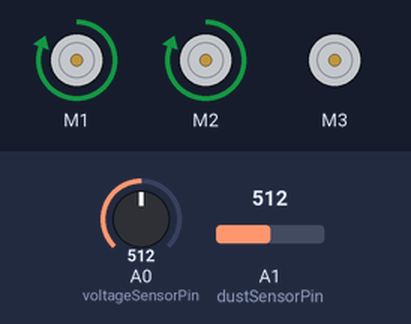
This sketch was run on a simulated Arduino Uno, built with avr-gcc and run on an emulated ATmega328P. Shown: 3 × DC motor (green arrow = forward, orange = backward, longer = faster). The test bench sets the inputs (shaded band); at power-on: A1 (dustSensorPin) = 512, A0 (voltageSensorPin) = 512.

Above: at 2.8 s.
2.9 s: A1 (dustSensorPin) set to 490
At 5.2 s:
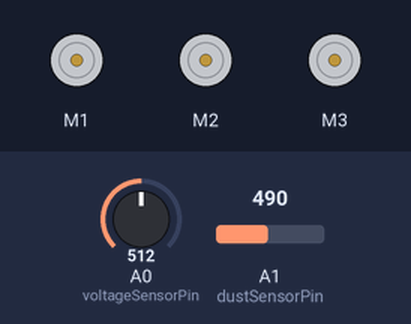
5.6 s: A1 (dustSensorPin) set to 510
At 7.2 s:
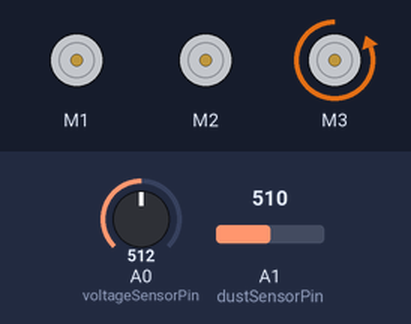
11.1 s: A1 (dustSensorPin) set to 306
At 12.2 s:
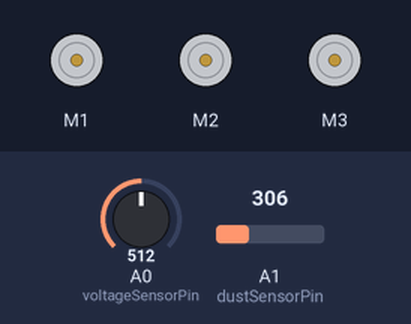
13.8 s: A1 (dustSensorPin) set to 511
At 14.6 s:
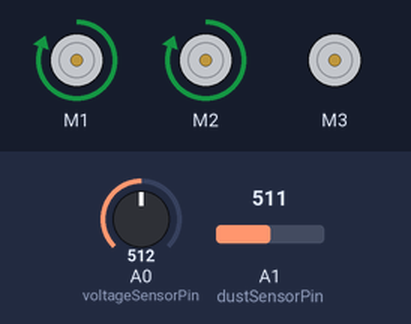
Timing chart, 0 to 20.3 s (numbered marks = the images above; inputs shaded):
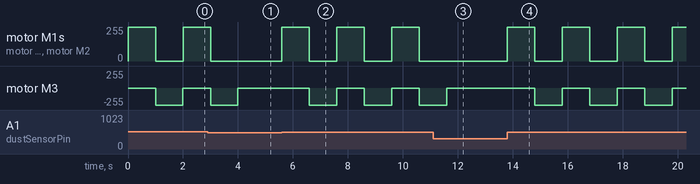

The sketch:

main_code.ino
```cpp
#include <AFMotor.h>

// Motor Driver Shield
AF_DCMotor motor1(1); // Motor 1 connected to M1 and M2 terminals
AF_DCMotor motor2(2); // Motor 2 connected to M3 and M4 terminals
AF_DCMotor motor3(3); // Motor 3 connected to M3 and M4 terminals

// Pins for Voltage Sensor and Dust Sensor
const int voltageSensorPin = A0;
const int dustSensorPin = A1;

// Threshold values for voltage and dust levels
const float voltageThreshold = 10.0; // Example threshold voltage in volts
const int dustThreshold = 500; // Example threshold dust level

// Function to read the voltage from the voltage sensor
float readVoltageSensor() {
  float voltage = analogRead(voltageSensorPin) * (5.0 / 1023.0);
  return voltage;
}

// Function to move the cleaner to the specific panel
void moveCleanerToPanel(int panelNumber) {
  int moveTime = panelNumber * 1000; // 1 second per panel
  motor1.setSpeed(255);
  motor2.setSpeed(255);
  motor1.run(FORWARD);
  motor2.run(FORWARD);
  delay(moveTime);
  motor1.run(RELEASE);
  motor2.run(RELEASE);
}

// Function to read the dust level from the dust sensor
int readDustSensor() {
  int dustLevel = analogRead(dustSensorPin);
  return dustLevel;
}

// Function to calculate the power required to move to the specific panel
float calculatePowerRequired(int panelNumber) {
  float powerRequiredPerPanel = 0.5; // Example power required per panel
  float totalPowerRequired = panelNumber * powerRequiredPerPanel;
  return totalPowerRequired;
}

// Function to clean the specific panel
void cleanSolarPanel(int panelNumber) {
  motor3.setSpeed(255);
  motor3.run(BACKWARD);
  delay(1000);
  motor3.run(RELEASE);
}

void setup() {
  // Setup code if any
}

void loop() {
  // Read voltage from sensor
  float voltage = readVoltageSensor();

  // Check if voltage is below threshold
  if (voltage < voltageThreshold) {
    // Read dust level from sensor
    int dustLevel = readDustSensor();

    // Check if dust level is above threshold
    if (dustLevel > dustThreshold) {
      // Calculate power required to reach the panel
      int panelNumber = 1; // Example panel number
      float powerRequired = calculatePowerRequired(panelNumber);

      // Calculate power loss due to dust
      float powerLoss = dustLevel * 0.1; // Example power loss calculation

      // Check if power loss is more than power required
      if (powerLoss > powerRequired) {
        // Move to the specific panel
        moveCleanerToPanel(panelNumber);

        // Clean the panel
        cleanSolarPanel(panelNumber);
      }
    }
  }

  // Add any additional code or delays if needed
}
```

Measured:
- the behaviour switches between 501 and 500 on A1 (dustSensorPin) (found by bisection; images 0 and 1)
- after the input at 2.9 s, motor M1, motor M2: goes on until 3.0 s, then stays stopped; motor M3: goes on until 4.0 s, then stays stopped
- after the input at 5.6 s, motor M1, motor M2: alternates forward 255/255 for 1.0 s and stopped for 1.0 s, starting at once; motor M3: alternates backward 255/255 for 1.0 s and stopped for 1.0 s, starting after 1.0 s
- after the input at 11.1 s, motor M1, motor M2: stays stopped (without the input it goes to forward 255/255 after 0.50 s); motor M3: goes on until 11.6 s, then stays stopped
- after the input at 13.8 s, motor M1, motor M2: alternates forward 255/255 for 1.0 s and stopped for 1.0 s, starting at once; motor M3: alternates backward 255/255 for 1.0 s and stopped for 1.0 s, starting after 1.0 s
